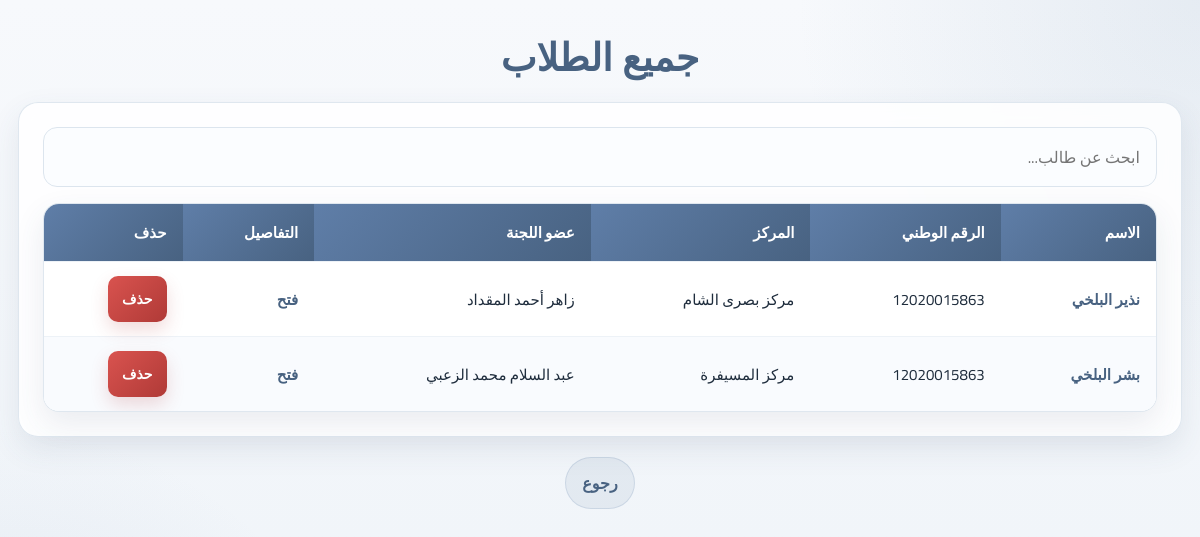
Page /students (signed in) on the committed database.
### tables this page shows
CREATE TABLE students (
                id INTEGER PRIMARY KEY AUTOINCREMENT,
                full_name TEXT,
                father_name TEXT,
                mother_name TEXT,
                mother_kunya TEXT,
                birth_date TEXT,
                national_id TEXT,
                family_book TEXT,
                town TEXT,
                secondary_type TEXT,
                phone_number TEXT,
                exam_type TEXT,
                center_id INTEGER,
                committee_member_id INTEGER
            , level TEXT, mark REAL, status TEXT DEFAULT 'pending', mosque_name TEXT);

CREATE TABLE centers (
    id INTEGER PRIMARY KEY AUTOINCREMENT,
    center_name TEXT NOT NULL,
    location TEXT NOT NULL,
    mosque_name TEXT,
    sector TEXT,
    gender_type TEXT NOT NULL
);

CREATE TABLE committee_members (
    id INTEGER PRIMARY KEY AUTOINCREMENT,
    user_id INTEGER NOT NULL,
    full_name TEXT NOT NULL,
    mother_name TEXT,
    mother_kunya TEXT,
    birth_date TEXT,
    national_id TEXT,
    family_book TEXT,
    town TEXT,
    education TEXT,
    sharia_education TEXT,
    quran_ijazat TEXT,
    center_id INTEGER NOT NULL,
    FOREIGN KEY (user_id) REFERENCES users (id),
    FOREIGN KEY (center_id) REFERENCES centers (id)
);

### app.py (the view, shortened to what this page needs)
@app.route("/students")
def students():
    if "user_id" not in session:
        return redirect(url_for("login"))
    conn = get_db_connection()
    member = conn.execute("""
        SELECT cm.*, c.center_name
        FROM committee_members cm
        JOIN centers c ON cm.center_id = c.id
        WHERE cm.user_id = ?
    """, (session["user_id"],)).fetchone()
    if session.get("role") == "admin":
        rows = conn.execute("""
            SELECT s.*, c.center_name, cm.full_name AS committee_name
            FROM students s
            JOIN centers c ON s.center_id = c.id
            JOIN committee_members cm ON s.committee_member_id = cm.id
            ORDER BY s.id DESC
        """).fetchall()
    conn.close()
    return render_template("students.html", students=rows, member=member)

### app.py (called while the page is built)
def get_db_connection():
    conn = sqlite3.connect(DB_NAME)
    conn.row_factory = sqlite3.Row
    return conn

### templates/students.html (shortened to what this page needs)
<!DOCTYPE html>
<html lang="ar">
<head>
</head>
<body>
  <div class="container">
    <h1>جميع الطلاب</h1>
    <div class="panel">
      <input type="text" id="searchInput" class="search-box" placeholder="ابحث عن طالب...">
      <div class="table-wrap">
        <table id="studentsTable">
          <thead>
            <tr>
              <th>الاسم</th>
              <th>الرقم الوطني</th>
              <th>المركز</th>
              <th>عضو اللجنة</th>
              <th>التفاصيل</th>
              <th>حذف</th>
            </tr>
          </thead>
          <tbody>
            {% for student in students %}
            <tr>
              <td>
                <a href="{{ url_for('member_student_detail', student_id=student['id']) }}">
                  {{ student['full_name'] }}
                </a>
              </td>
              <td>{{ student['national_id'] or '' }}</td>
              <td>{{ student['center_name'] or '' }}</td>
              <td>{{ student['committee_name'] or '' }}</td>
              <td>
                <a href="{{ url_for('member_student_detail', student_id=student['id']) }}">فتح</a>
              </td>
              <td>
                <form class="delete-form" method="post" action="{{ url_for('delete_student', student_id=student['id']) }}" onsubmit="return confirm('هل أنت متأكد من حذف هذا الطالب؟ سيتم حذف جميع بياناته المرتبطة.');">
                  <button type="submit" class="btn btn-danger">حذف</button>
                </form>
              </td>
            </tr>
            {% endfor %}
          </tbody>
        </table>
      </div>
    </div>
    <div class="back-link">
      <a href="{{ url_for('dashboard') }}">رجوع</a>
    </div>
  </div>
</body>
</html>

### templates/students.html (style rules this page uses)
:root { --bg: #f4f7fb; --surface: rgba(255, 255, 255, 0.86); --surface-strong: #ffffff; --primary: #5f7ea8; --primary-dark: #486281; --accent: #8aa6c1; --text: #1f2d3d; --muted: #6b7b8c; --border: #dce5ee; --shadow: 0 12px 30px rgba(57, 82, 110, 0.10); --radius: 20px; }
* { box-sizing: border-box; }
body { margin: 0; min-height: 100vh; direction: rtl; font-family: "Cairo", "Amiri", "Arial", sans-serif; color: var(--text); background: radial-gradient(circle at top right, rgba(138, 166, 193, 0.16), transparent 28%), radial-gradient(circle at bottom left, rgba(95, 126, 168, 0.12), transparent 26%), linear-gradient(180deg, #f7f9fc 0%, #eef3f8 100%); }
.container { max-width: 1200px; margin: 0 auto; padding: 36px 18px 40px; }
h1 { margin: 0 0 12px; font-family: "Amiri", "Cairo", serif; font-size: 38px; font-weight: 700; color: var(--primary-dark); text-align: center; }
.panel { background: var(--surface); backdrop-filter: blur(10px); border: 1px solid rgba(220, 229, 238, 0.9); border-radius: var(--radius); box-shadow: var(--shadow); padding: 24px; margin-top: 22px; }
.search-box { width: 100%; padding: 14px 16px; margin-bottom: 16px; border: 1px solid var(--border); border-radius: 14px; background: #fbfdff; font-size: 16px; color: var(--text); outline: none; transition: border-color 0.2s ease, box-shadow 0.2s ease; font-family: "Cairo", "Amiri", sans-serif; }
.table-wrap { overflow-x: auto; border-radius: 16px; border: 1px solid rgba(220, 229, 238, 0.9); box-shadow: var(--shadow); background: var(--surface-strong); }
table { width: 100%; border-collapse: collapse; min-width: 1000px; background: #fff; }
thead th { background: linear-gradient(135deg, var(--primary) 0%, var(--primary-dark) 100%); color: #fff; text-align: right; padding: 14px 16px; font-size: 15px; font-weight: 700; white-space: nowrap; }
tbody td { border-top: 1px solid #edf2f7; padding: 14px 16px; font-size: 15px; white-space: nowrap; }
tbody tr:nth-child(even) { background: #f9fbfe; }
td a { color: var(--primary-dark); text-decoration: none; font-weight: 700; }
.btn { display: inline-flex; align-items: center; justify-content: center; text-decoration: none; border: none; cursor: pointer; padding: 10px 14px; border-radius: 10px; font-weight: 700; font-size: 14px; color: #fff; background: linear-gradient(135deg, var(--primary) 0%, var(--primary-dark) 100%); box-shadow: 0 8px 18px rgba(95, 126, 168, 0.18); font-family: "Cairo", "Amiri", sans-serif; }
.btn-danger { background: linear-gradient(135deg, #d9534f 0%, #b03a37 100%); box-shadow: 0 8px 18px rgba(176, 58, 55, 0.18); }
.delete-form { margin: 0; display: inline; }
.back-link { text-align: center; margin-top: 20px; }
.back-link a { color: var(--primary-dark); text-decoration: none; font-weight: 700; padding: 10px 16px; border-radius: 999px; background: rgba(95, 126, 168, 0.10); border: 1px solid rgba(95, 126, 168, 0.18); display: inline-block; transition: background 0.2s ease, transform 0.2s ease; }

### rows in the picture
students: full_name "نذير البلخي", national "12020015863", center_name "مركز بصرى الشام", full_name "زاهر أحمد المقداد"
students: full_name "بشر البلخي", national "12020015863", center_name "مركز المسيفرة", full_name "عبد السلام محمد الزعبي"
